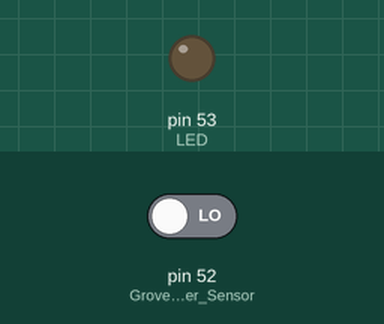
Simulated run of this sketch. Board: Arduino Mega 2560, built with avr-gcc and run on an emulated ATmega2560. On the bench: output pins drawn as LEDs (lit = HIGH). The test bench sets the inputs (shaded band); at power-on: pin 52 (Grove_Water_Sensor) LOW.

Above: at 1.2 s.
1.3 s: pin 52 (Grove_Water_Sensor) driven HIGH
At 1.9 s:
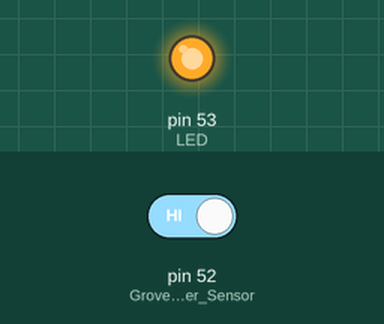
2.8 s: pin 52 (Grove_Water_Sensor) driven LOW
At 3.1 s:
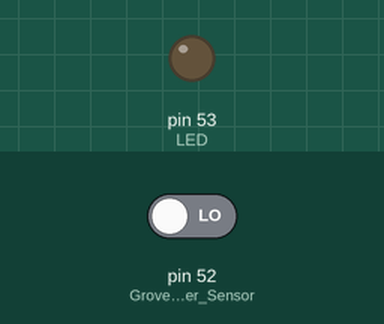
Timing chart, 0 to 5.8 s (numbered marks = the images above; inputs shaded):
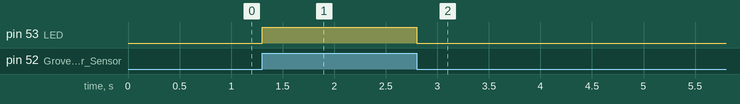

Measured:
- after the input at 1.3 s, pin 53 (LED): LOW → HIGH at once
- after the input at 2.8 s, pin 53 (LED): HIGH → LOW at once

The sketch:

Water_sensor.ino
```cpp
/*This file is to test a watersensor with LED&330ohm
 * + -->5V
 * - -->GND
 * S -->Pin52
 * 330 ohm to GND of LED
 */
#define Grove_Water_Sensor 52 // Attach Water sensor to Arduino Digital Pin 52
#define LED 53 // Attach an LED to Digital Pin 53

void setup() {
   pinMode(Grove_Water_Sensor, INPUT); // The Water Sensor is an Input
   pinMode(LED, OUTPUT); // The LED is an Output
}

void loop() {
   /* The water sensor will switch HIGH when water is detected.
   Get the Arduino to illuminate the LED when water is detected, and switch it off when no water is present */
   if( digitalRead(Grove_Water_Sensor) == HIGH) {
      digitalWrite(LED,HIGH);

   }else {
      digitalWrite(LED,LOW);
   }
}
```
